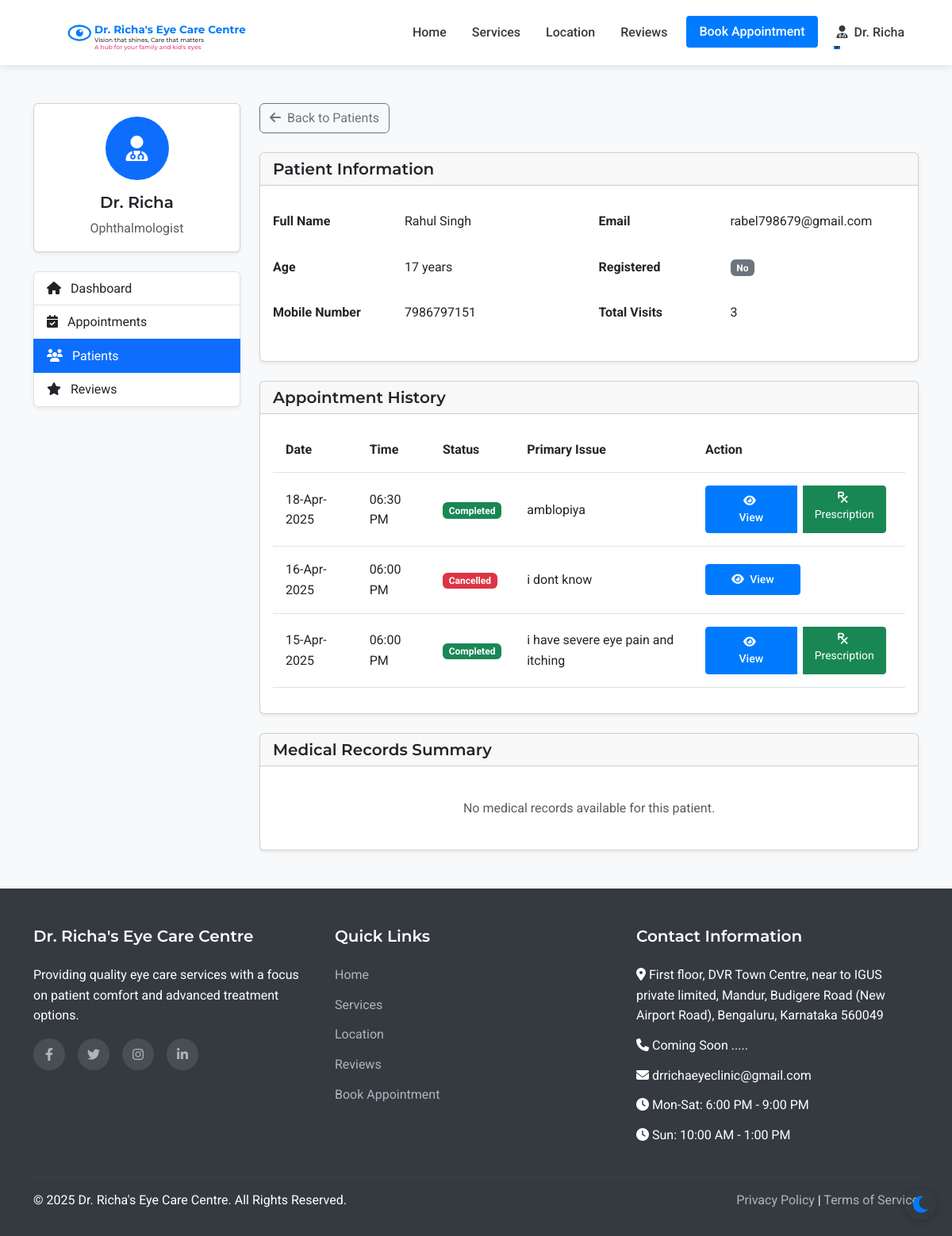
Page /admin/patient/2 (signed in) on the committed database.
### models.py (models this page shows, shortened)
class Patient(UserMixin, db.Model):
    id = db.Column(db.Integer, primary_key=True)
    full_name = db.Column(db.String(100), nullable=False)
    mobile_number = db.Column(db.String(15), nullable=False)
    email = db.Column(db.String(100), nullable=True)
    age = db.Column(db.Integer, nullable=False)
    password_hash = db.Column(db.String(256), nullable=True)
    is_registered = db.Column(db.Boolean, default=False)
    created_at = db.Column(db.DateTime, nullable=False, default=datetime.utcnow)
    appointments = db.relationship('Appointment', backref='patient', lazy=True)

class Appointment(db.Model):
    id = db.Column(db.Integer, primary_key=True)
    patient_id = db.Column(db.Integer, db.ForeignKey('patient.id'), nullable=False)
    appointment_date = db.Column(db.Date, nullable=False)
    appointment_time = db.Column(db.Time, nullable=False)
    primary_issue = db.Column(db.Text, nullable=True)
    referral_info = db.Column(db.String(255), nullable=True)
    status = db.Column(db.String(20), default='scheduled')  # scheduled, completed, cancelled
    created_at = db.Column(db.DateTime, default=datetime.utcnow)
    consultation_fee = db.Column(db.Float, nullable=False, default=500.0)
    payment_status = db.Column(db.String(20), default='pending')  # pending, paid

### routes.py (the view)
@app.route('/admin/patient/<int:patient_id>')
@login_required
def admin_patient_view(patient_id):
    if not (isinstance(current_user, Admin) or isinstance(current_user, Assistant) or isinstance(current_user, Doctor)):
        flash('Access denied. Staff privileges required.', 'danger')
        return redirect(url_for('index'))
    patient = Patient.query.get_or_404(patient_id)
    appointments = Appointment.query.filter_by(patient_id=patient_id).order_by(desc(Appointment.appointment_date)).all()
    return render_template('admin/patient_view.html', patient=patient, appointments=appointments)

### templates/admin/patient_view.html (shortened to what this page needs)
{% extends 'layout.html' %}
{% block content %}
<section class="py-5 bg-light">
    <div class="container">
        <div class="row">
            <div class="col-lg-3 mb-4">
                <div class="card shadow-sm mb-4">
                    <div class="card-body text-center">
                        <div class="avatar-circle bg-primary text-white mb-3">
                            <i class="fas fa-user-md fa-2x"></i>
                        </div>
                        <h5 class="card-title">Dr. Richa</h5>
                        <p class="card-text text-muted">Ophthalmologist</p>
                    </div>
                </div>
                <div class="list-group shadow-sm">
                    <a href="{{ url_for('admin_dashboard') }}" class="list-group-item list-group-item-action">
                        <i class="fas fa-home me-2"></i> Dashboard
                    </a>
                    <a href="{{ url_for('admin_appointments') }}" class="list-group-item list-group-item-action">
                        <i class="fas fa-calendar-check me-2"></i> Appointments
                    </a>
                    <a href="{{ url_for('admin_patients') }}" class="list-group-item list-group-item-action active">
                        <i class="fas fa-users me-2"></i> Patients
                    </a>
                    <a href="{{ url_for('admin_reviews') }}" class="list-group-item list-group-item-action">
                        <i class="fas fa-star me-2"></i> Reviews
                    </a>
                </div>
            </div>
            <div class="col-lg-9">
                <div class="d-flex justify-content-between align-items-center mb-4">
                    <a href="{{ url_for('admin_patients') }}" class="btn btn-outline-secondary">
                        <i class="fas fa-arrow-left me-1"></i> Back to Patients
                    </a>
                </div>
                <div class="card shadow-sm mb-4">
                    <div class="card-header">
                        <h5 class="mb-0">Patient Information</h5>
                    </div>
                    <div class="card-body">
                        <div class="row">
                            <div class="col-md-6">
                                <table class="table table-borderless">
                                    <tr>
                                        <th class="ps-0" style="width: 150px;">Full Name</th>
                                        <td>{{ patient.full_name }}</td>
                                    </tr>
                                    <tr>
                                        <th class="ps-0">Age</th>
                                        <td>{{ patient.age }} years</td>
                                    </tr>
                                    <tr>
                                        <th class="ps-0">Mobile Number</th>
                                        <td>{{ patient.mobile_number }}</td>
                                    </tr>
                                </table>
                            </div>
                            <div class="col-md-6">
                                <table class="table table-borderless">
                                    <tr>
                                        <th class="ps-0" style="width: 150px;">Email</th>
                                        <td>{{ patient.email or 'Not provided' }}</td>
                                    </tr>
                                    <tr>
                                        <th class="ps-0">Registered</th>
                                        <td>
                                            {% if patient.is_registered %}
                                                <span class="badge bg-success">Yes</span>
                                            {% else %}
                                                <span class="badge bg-secondary">No</span>
                                            {% endif %}
                                        </td>
                                    </tr>
                                    <tr>
                                        <th class="ps-0">Total Visits</th>
                                        <td>{{ patient.appointments|length }}</td>
                                    </tr>
                                </table>
                            </div>
                        </div>
                    </div>
                </div>
                <div class="card shadow-sm mb-4">
                    <div class="card-header">
                        <h5 class="mb-0">Appointment History</h5>
                    </div>
                    <div class="card-body">
                        {% if patient.appointments %}
                            <div class="table-responsive">
                                <table class="table table-hover">
                                    <thead>
                                        <tr>
                                            <th>Date</th>
                                            <th>Time</th>
                                            <th>Status</th>
                                            <th>Primary Issue</th>
                                            <th>Action</th>
                                        </tr>
                                    </thead>
                                    <tbody>
                                        {% for appointment in patient.appointments|sort(attribute='appointment_date', reverse=true) %}
                                            <tr>
                                                <td>{{ appointment.appointment_date.strftime('%d-%b-%Y') }}</td>
                                                <td>{{ appointment.appointment_time.strftime('%I:%M %p') }}</td>
                                                <td>
                                                    {% if appointment.status == 'scheduled' %}
                                                        <span class="badge bg-info">Scheduled</span>
                                                    {% elif appointment.status == 'completed' %}
                                                        <span class="badge bg-success">Completed</span>
                                                    {% elif appointment.status == 'cancelled' %}
                                                        <span class="badge bg-danger">Cancelled</span>
                                                    {% endif %}
                                                </td>
                                                <td>{{ appointment.primary_issue or 'Not specified' }}</td>
                                                <td>
                                                    <div class="btn-group" role="group">
                                                        <a href="{{ url_for('admin_appointment_view', appointment_id=appointment.id) }}" class="btn btn-sm btn-primary me-2">
                                                            <i class="fas fa-eye me-1"></i> View
                                                        </a>
                                                        {% if appointment.status == 'completed' %}
                                                        <a href="{{ url_for('admin_add_prescription', appointment_id=appointment.id) }}" class="btn btn-sm btn-success me-2">
                                                            <i class="fas fa-prescription me-1"></i> Prescription
                                                        </a>
                                                        {% endif %}
                                                    </div>
                                                </td>
                                            </tr>
                                        {% endfor %}
                                    </tbody>
                                </table>
                            </div>
                        {% else %}
                            <div class="text-center p-4">
                                <p class="text-muted mb-0">No appointment history for this patient.</p>
                            </div>
                        {% endif %}
                    </div>
                </div>
                <div class="card shadow-sm">
                    <div class="card-header">
                        <h5 class="mb-0">Medical Records Summary</h5>
                    </div>
                    <div class="card-body">
                        {% set has_records = false %}
                        {% for appointment in patient.appointments %}
                            {% if appointment.medical_record %}
                                {% set has_records = true %}
                            {% endif %}
                        {% endfor %}
                        {% if has_records %}
                            <div class="accordion" id="medicalRecordsAccordion">
                                {% for appointment in patient.appointments|sort(attribute='appointment_date', reverse=true) %}
                                    {% if appointment.medical_record %}
                                        <div class="accordion-item mb-3 border">
                                            <h2 class="accordion-header" id="heading{{ appointment.id }}">
                                                <button class="accordion-button collapsed" type="button" data-bs-toggle="collapse" data-bs-target="#collapse{{ appointment.id }}" aria-expanded="false" aria-controls="collapse{{ appointment.id }}">
                                                    <div class="d-flex w-100 justify-content-between align-items-center">
                                                        <span>
                                                            <strong>Visit: {{ appointment.appointment_date.strftime('%d-%b-%Y') }}</strong>
                                                        </span>
                                                    </div>
                                                </button>
                                            </h2>
                                            <div id="collapse{{ appointment.id }}" class="accordion-collapse collapse" aria-labelledby="heading{{ appointment.id }}" data-bs-parent="#medicalRecordsAccordion">
                                                <div class="accordion-body">
                                                    <div class="mb-4">
                                                        <h6 class="border-bottom pb-2 mb-3">Diagnosis</h6>
                                                        <p>{{ appointment.medical_record[0].diagnosis or 'No diagnosis recorded.' }}</p>
                                                    </div>
                                                    <div class="row mb-4">
                                                        <div class="col-md-6">
                                                            <h6 class="border-bottom pb-2 mb-3">Left Eye Findings</h6>
                                                            <p>{{ appointment.medical_record[0].left_eye_findings or 'No findings recorded.' }}</p>
                                                        </div>
                                                        <div class="col-md-6">
                                                            <h6 class="border-bottom pb-2 mb-3">Right Eye Findings</h6>
                                                            <p>{{ appointment.medical_record[0].right_eye_findings or 'No findings recorded.' }}</p>
                                                        </div>
                                                    </div>
                                                    <div class="mb-4">
                                                        <h6 class="border-bottom pb-2 mb-3">Prescribed Medications</h6>
                                                        <p>{{ appointment.medical_record[0].prescribed_medications or 'No medications prescribed.' }}</p>
                                                    </div>
                                                    <div class="mb-4">
                                                        <h6 class="border-bottom pb-2 mb-3">Prescribed Eyewear</h6>
                                                        <p>{{ appointment.medical_record[0].prescribed_eyewear or 'No eyewear prescribed.' }}</p>
                                                    </div>
                                                    <div class="mb-4">
                                                        <h6 class="border-bottom pb-2 mb-3">Follow-up Instructions</h6>
                                                        <p>{{ appointment.medical_record[0].follow_up_instructions or 'No follow-up instructions provided.' }}</p>
                                                    </div>
                                                    <div>
                                                        <h6 class="border-bottom pb-2 mb-3">Next Appointment Recommendation</h6>
                                                        <p>{{ appointment.medical_record[0].next_appointment_recommendation or 'No recommendation for next appointment.' }}</p>
                                                    </div>
                                                </div>
                                            </div>
                                        </div>
                                    {% endif %}
                                {% endfor %}
                            </div>
                        {% else %}
                            <div class="text-center p-4">
                                <p class="text-muted mb-0">No medical records available for this patient.</p>
                            </div>
                        {% endif %}
                    </div>
                </div>
            </div>
        </div>
    </div>
</section>
{% endblock %}

### rows in the picture
Patient: full_name "Rahul Singh", age "17", mobile_number "7986797151", email "rabel798679@gmail.com"
Appointment: appointment_date "18-Apr-2025", appointment_time "06:30 PM", status "Completed", primary_issue "amblopiya"
Appointment: appointment_date "16-Apr-2025", appointment_time "06:00 PM", status "Cancelled", primary_issue "i dont know"
Appointment: appointment_date "15-Apr-2025", appointment_time "06:00 PM", status "Completed", primary_issue "i have severe eye pain and itching"

### other values in the picture
{{ patient.appointments|length }} "3"
